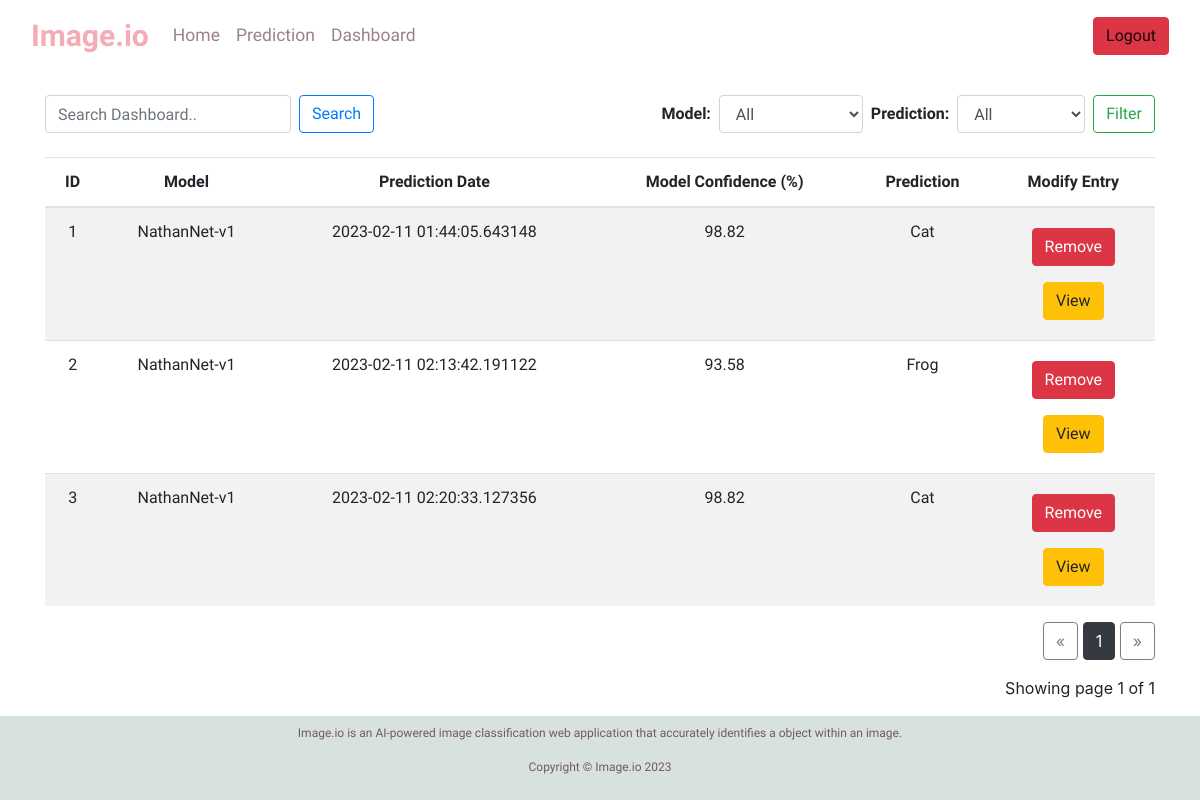
Page /dashboard (signed in) on the earlier database version.
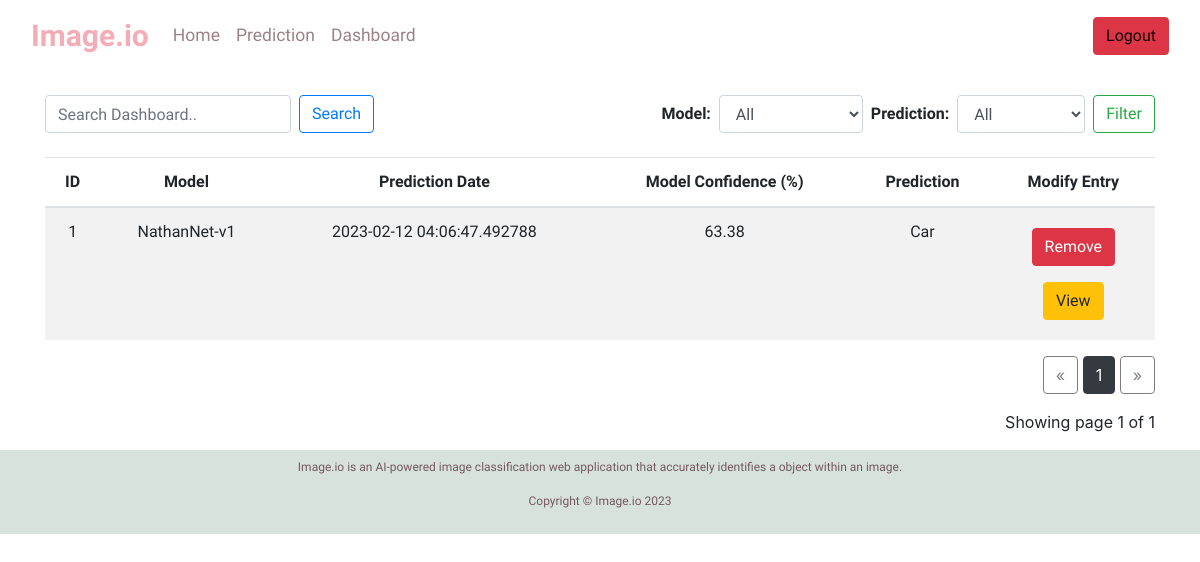
Same page on the later database version.
### application/models.py (models this page shows)
class Entry(db.Model):
    id = db.Column(db.Integer, primary_key=True, autoincrement = True)
    image_url = db.Column(db.String(500), nullable=False)
    model_selection = db.Column(db.String(20), nullable = False)
    pred = db.Column(db.String(20), nullable = False)
    pred_dt = db.Column(db.DateTime, nullable = False)
    conf_pct = db.Column(db.Float, nullable=False)

### application/routes.py (the view)
@app.route("/dashboard")
def dashboard_page():
    entry_count = Entry.query.count()
    if current_user.is_authenticated == False:
        return redirect(url_for("index_page"))
    page = request.args.get("page", 1, type=int)
    entries = Entry.query.paginate(page=page, per_page=ROWS_PER_PAGE)
    if len(entries.items) == 0:
        return redirect(url_for("index_page"))
    return render_template(
        "dashboard.html",
        entries=entries,
        entry_count=entry_count
)

### application/models.py (called while the page is built)
@login_manager.user_loader
def load_user(user_id):
    return User.query.get(int(user_id))

### application/templates/dashboard.html (shortened to what this page needs)
 {% extends "layout.html" %}
Gender, Age, Hypertension, Heart Disease, Ever Married, Work Type, Residence Type, Avg Glucose Level, BMI, Smoking Status, Stroke, Prediction Date --> {% block content %} <div class='container'>
  <div class='d-flex justify-content-between my-4'>
    <form class='form-inline' action='/search' method='post'>
      <input class='form-control mr-2 search-input' type='text' name='search_term' placeholder='Search Dashboard..'>
      <button class='btn btn-outline-primary mr-2 search-button' type='submit'>Search</button>
    </form>
    <form action='/filter-results' method='post'>
      <div class='form-inline filter-1'>
        <div class='form-group mr-2'>
          <label for='modelFilter'><b>Model:</b></label>
          <select class='form-control' id='modelFilter' name='modelFilter'>
            <option value='all'>All</option>
          </select>
        </div>
        <div class='form-group mr-2 filter-2'>
          <label for='predictionFilter'><b>Prediction:</b></label>
          <select class='form-control' id='predictionFilter' name='predictionFilter'>
            <option value='all'>All</option>
          </select>
        </div>
        <button class='btn btn-outline-success filter-button' type='submit'>Filter</button>
      </div>
    </form>
  </div>
  <table class='table table-striped'>
        <thead>
          <tr>
            <th>ID</th>
            <th>Model</th>
            <th>Prediction Date</th>
            <th>Model Confidence (%)</th>
            <th>Prediction</th>
            <th>Modify Entry</th>
          </tr>
        </thead>
        <tbody> {% for entry in entries.items %} <tr>
            <td>{{ entry.id }}</td>
            <td>{{ entry.model_selection }}</td>
            <td>{{ entry.pred_dt }}</td>
            <td>{{ entry.conf_pct * 100}}</td>
            <td>{{ entry.pred }}</td>
            <td>
              <form name='RemoveEntry' action='/remove/{{ entry.id }}' method='post' novalidate>
                <button type='submit' class='btn btn-danger my-2'>Remove</button>
              </form>
              <form name='ViewEntry' action='/view/{{ entry.id }}' method='get' novalidate>
                <button type='submit' class='btn btn-warning my-2'>View</button>
              </form>
            </td>
          </tr> {% endfor %} </tbody>
      </table>
    <div class="text-right">
      <a href="{{ url_for('dashboard_page', page=entries.prev_num) }}"
         class="btn btn-outline-dark
         {% if entries.page == 1 %}disabled{% endif %}">
          &laquo;
      </a>
      {% for page_num in entries.iter_pages(left_edge=1, right_edge=1, left_current=1, right_current=2) %}
    {% if page_num %}
              {% if entries.page == page_num %}
              <a href="{{ url_for('dashboard_page', page=page_num) }}"
                 class="btn btn-dark">
                  {{ page_num }}
              </a>
              {% else %}
              <a href="{{ url_for('dashboard_page', page=page_num) }}"
                 class="btn btn-outline-dark">
                  {{ page_num }}
              </a>
              {% endif %}
          {% else %}
              ...
          {% endif %}
      {% endfor %}
      <a href="{{ url_for('dashboard_page', page=entries.next_num) }}"
         class="btn btn-outline-dark
         {% if entries.page == entries.pages %}disabled{% endif %}">
          &raquo;
      </a>
    </div>
    <p class="text-right mt-3">
     Showing page {{ entries.page }} of {{ entries.pages }}
    </p>
    </div> {% endblock %}

### application/templates/layout.html (shortened to what this page needs)
<!DOCTYPE html>
<html>
  <head>
    <link rel="stylesheet" href="https://stackpath.bootstrapcdn.com/bootstrap/4.4.1/css/bootstrap.min.css">
    <link rel="stylesheet" href="https://cdn.jsdelivr.net/npm/bootstrap@4.3.1/dist/css/bootstrap.min.css">
    <link rel="stylesheet" href="{{ url_for('static',filename='css/main.css')}}" />
  </head>
  <body>
    <div class="container-fluid"> {% include "includes/nav.html" %}
      {% block content %} {% endblock %} </div> {% include "includes/footer.html" %}
  </body>
</html>

### application/templates/includes/nav.html (shortened to what this page needs)
<nav class="navbar navbar-expand-lg navbar-light">
  <a class="navbar-brand nav-logo" style = 'color:#F4ACB7' href="/">Image.io</a>
  <div class="collapse navbar-collapse" id="navbarTogglerDemo03">
    <ul class="navbar-nav mr-auto mt-2 mt-lg-0">
      {% if current_user.is_authenticated %}
      <li class="nav-item">
          <a class="nav-link active" style = 'color: #9D8189' aria-current="page" href="/">Home</a>
        </li>
        <li class="nav-item">
          <a class="nav-link active" style = 'color: #9D8189' href="/predict">Prediction</a>
        </li>
        {% if entry_count > 0 %}
        <li class="nav-item">
          <a class="nav-link active" style = 'color: #9D8189' href="/dashboard">Dashboard</a>
        {% endif %}
      {% else %}
        <li class="nav-item">
          <a class="nav-link active" style = 'color: #9D8189' aria-current="page" href="/">Home</a>
        </li>
      {% endif %}
      </ul>
       <span class="navbar-text">
        {% if current_user.is_authenticated %}
          <a class="btn btn-danger" href="/logout">Logout</a>
        {% else %}
          <a class="btn btn-primary" href="/register">Register</a>
          <a href="/login" class="btn btn-success">Login</a>
        {% endif %}
      </span>
  </div>
</nav>

### application/templates/includes/footer.html
<footer class = 'footer py-2 px-4'>
    <div class = 'container-fluid footer'>
        <div class = 'row'>
            <div class = 'col-sm-12 col-md-12 col-lg-12'>
                <p class = 'text-center'>Image.io is an AI-powered image classification web application that accurately identifies a object within an image.</p>
                <p class = 'text-center'>Copyright &copy; Image.io 2023</p>
            </div>
        </div>
    </div>
</footer>

### application/static/css/main.css (style rules this page uses)
html, body { width: 100%; height: 100%; }
nav { font-family: 'Libre Franklin', sans-serif; font-size: 20px; }
.nav-logo { font-size: 30px; font-weight: 700; text-decoration: none; }
.nav-link { text-decoration: none; font-size: 17.5px; }
.footer { font-family: 'Libre Franklin', sans-serif; font-size: 12px; text-align: center; color: #735960; background-color: #D8E2DC; }
th, td, .search-input, .search-button { font-family: 'Libre Franklin', sans-serif; }
.filter-1, .filter-2 { font-family: 'Libre Franklin', sans-serif; }
td, th { text-align: center; }

Differences in the rows shown:
removed Entry: id "2", model_selection "NathanNet-v1", pred_dt "2023-02-11 02:13:42.191122", entry.conf_pct*100 "93.58", pred "Frog"
removed Entry: id "3", model_selection "NathanNet-v1", pred_dt "2023-02-11 02:20:33.127356", entry.conf_pct*100 "98.82", pred "Cat"
changed Entry "NathanNet-v1": pred_dt "2023-02-11 01:44:05.643148" → "2023-02-12 04:06:47.492788"; entry.conf_pct*100 "98.82" → "63.38"; pred "Cat" → "Car"
